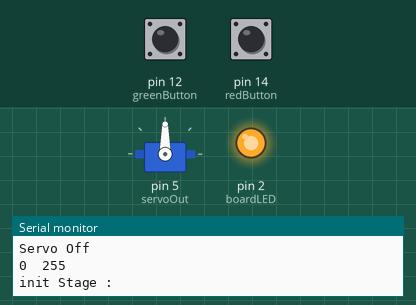
Simulated run of this sketch. Board: Arduino Uno, built for the host (arithmetic inside an expression is 32-bit, double 64-bit). Shown: servo, output pins drawn as LEDs (lit = HIGH), the last lines printed to the serial monitor. Dashed ring = blinking. The inputs (shaded band) are chosen by the test bench; at power-on: pin 12 (greenButton) HIGH, pin 14 (redButton) HIGH. EEPROM starts erased.

Above: at 1.4 s.
1.5 s: pin 12 (greenButton) pulled LOW for 0.15 s
At 3.1 s:
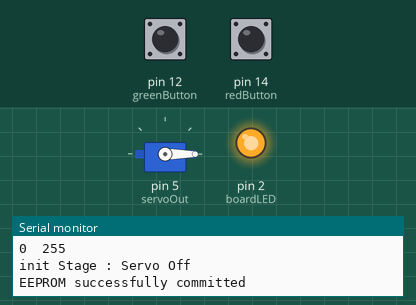
4.5 s: pin 14 (redButton) pulled LOW for 0.15 s
At 6.6 s:
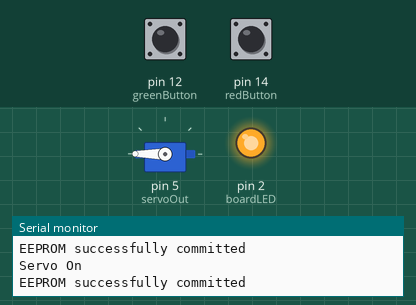
7.5 s: pin 12 (greenButton) pulled LOW for 1 s
At 7.6 s:
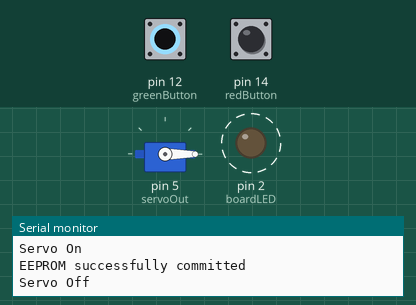
10.5 s: pin 14 (redButton) pulled LOW for 1 s
At 10.6 s:
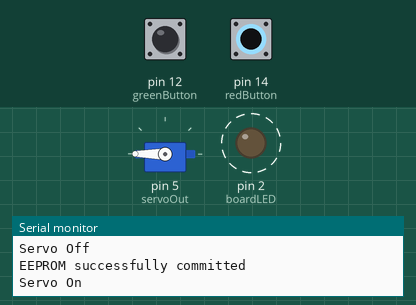
Timing chart, 0 to 13.5 s (numbered marks = the images above; inputs shaded):
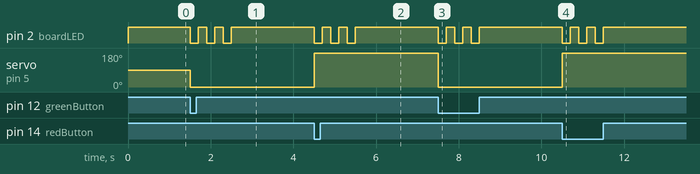

Measured:
- after the input at 1.5 s, pin 2 (boardLED): alternates HIGH for 0.20 s and LOW for 0.20 s, 6 changes in all, then stays HIGH, starting at once; servo on pin 5 (servoOut): 90° → 0° at once
- after the input at 4.5 s, pin 2 (boardLED): alternates HIGH for 0.20 s and LOW for 0.20 s, 6 changes in all, then stays HIGH, starting at once; servo on pin 5 (servoOut): 0° → 180° at once
- after the input at 7.5 s, pin 2 (boardLED): alternates HIGH for 0.20 s and LOW for 0.20 s, 6 changes in all, then stays HIGH, starting at once; servo on pin 5 (servoOut): 180° → 0° at once
- after the input at 10.5 s, pin 2 (boardLED): alternates HIGH for 0.20 s and LOW for 0.20 s, 6 changes in all, then stays HIGH, starting at once; servo on pin 5 (servoOut): 0° → 180° at once

The sketch:

testCode1.ino
```cpp
#include <Servo.h>
#include <EEPROM.h>
#define boardLED 2 //D4
#define redButton 14 //D5
#define greenButton 12 //D6
#define servoOut 5 //D1

Servo Servo1;
#define servoOn 180
#define servoOff 0

bool redState = 0;
bool greenState = 0;
bool prev_redState = 0;
bool prev_greenState = 0;
bool firstBoot = 0;
int addr = 0;
byte value;
void setup() {
  Serial.begin(115200);
  EEPROM.begin(512);
  Serial.println("");
  Serial.println("Motor 1 Test");
  pinMode(boardLED, OUTPUT);
  pinMode(redButton, INPUT_PULLUP);
  pinMode(greenButton, INPUT_PULLUP);

  // Avoid Randomly Vibrating when turning on
  Servo1.attach(servoOut,700,2800);
  //Servo1.attach(servoOut);
  digitalWrite(boardLED, HIGH);
  Serial.println("Servo Off");
  delay(200);
  firstBoot=1;
  prev_redState=!redState;
  prev_greenState=!greenState;

  value = EEPROM.read(addr);

  Serial.print(addr);
  Serial.print("\t");
  Serial.print(value, DEC);
  Serial.println();

  Serial.print("init Stage : ");
  Servo1.attach(servoOut,700,2800);
  if(value==1){
    Servo1.write(servoOn);
    Serial.println("servo On");
  }
  else if(value==2){
    Servo1.write(servoOff);
    Serial.println("servo Off");
  }

}

void loop() {
  if ((digitalRead(redButton)==0)&&(redState!=prev_redState)){
    //while(digitalRead(redButton)==0);
    Serial.println("Servo On");
    Servo1.write(servoOn);
    for(int i=0;i<3;i++)
    {
      digitalWrite(boardLED, LOW);
      delay(200);
      digitalWrite(boardLED, HIGH);
      delay(200);
    }
    prev_redState=redState;
    if(firstBoot==0)greenState=!greenState;
    firstBoot=0;
    EEPROM.write(addr, 1);
    if (EEPROM.commit()) {
      Serial.println("EEPROM successfully committed");
    } else {
      Serial.println("ERROR! EEPROM commit failed");
    }
  }

  if ((digitalRead(greenButton)==0)&&(prev_greenState!=greenState)){
    //while(digitalRead(greenButton)==0);
    Serial.println("Servo Off");
    Servo1.write(servoOff);
    for(int i=0;i<3;i++)
    {
      digitalWrite(boardLED, LOW);
      delay(200);
      digitalWrite(boardLED, HIGH);
      delay(200);
    }
    prev_greenState=greenState;
    if(firstBoot==0)redState=!redState;
    firstBoot=0;
    EEPROM.write(addr, 2);
    if (EEPROM.commit()) {
      Serial.println("EEPROM successfully committed");
    } else {
      Serial.println("ERROR! EEPROM commit failed");
    }
  }


}
```
